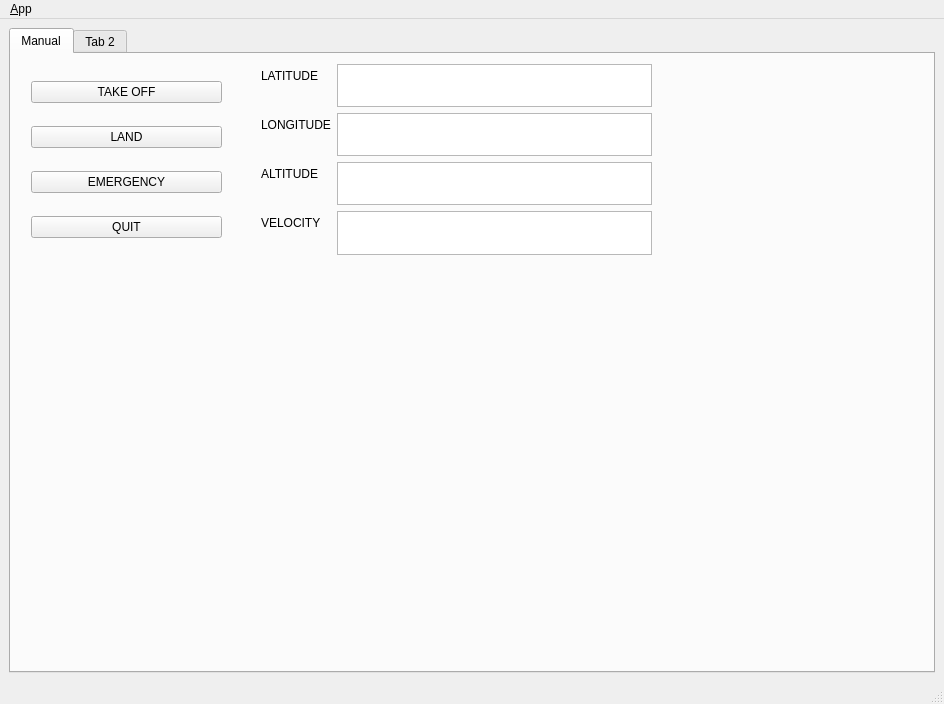
<?xml version="1.0" encoding="UTF-8"?>
<ui version="4.0">
 <class>MainWindowDesign</class>
 <widget class="QMainWindow" name="MainWindowDesign">
  <property name="geometry">
   <rect>
    <x>0</x>
    <y>0</y>
    <width>944</width>
    <height>704</height>
   </rect>
  </property>
  <property name="windowTitle">
   <string>QRosApp</string>
  </property>
  <property name="windowIcon">
   <iconset>
    <normaloff>:/images/icon.png</normaloff>:/images/icon.png</iconset>
  </property>
  <property name="locale">
   <locale language="English" country="Australia"/>
  </property>
  <widget class="QWidget" name="centralwidget">
   <layout class="QHBoxLayout">
    <item>
     <widget class="QTabWidget" name="tabWidget">
      <property name="currentIndex">
       <number>0</number>
      </property>
      <widget class="QWidget" name="ManualMode">
       <attribute name="title">
        <string>Manual</string>
       </attribute>
       <widget class="QWidget" name="verticalLayoutWidget">
        <property name="geometry">
         <rect>
          <x>20</x>
          <y>10</y>
          <width>191</width>
          <height>191</height>
         </rect>
        </property>
        <layout class="QVBoxLayout" name="verticalLayout_2">
         <item>
          <widget class="QPushButton" name="pushButton_takeoff">
           <property name="text">
            <string>TAKE OFF</string>
           </property>
          </widget>
         </item>
         <item>
          <widget class="QPushButton" name="pushButton_land">
           <property name="text">
            <string>LAND</string>
           </property>
          </widget>
         </item>
         <item>
          <widget class="QPushButton" name="pushButton_emergency">
           <property name="text">
            <string>EMERGENCY</string>
           </property>
          </widget>
         </item>
         <item>
          <widget class="QPushButton" name="pushButton">
           <property name="text">
            <string>QUIT</string>
           </property>
          </widget>
         </item>
        </layout>
       </widget>
       <widget class="QWidget" name="formLayoutWidget">
        <property name="geometry">
         <rect>
          <x>250</x>
          <y>10</y>
          <width>391</width>
          <height>191</height>
         </rect>
        </property>
        <layout class="QFormLayout" name="formLayout">
         <item row="0" column="0">
          <widget class="QLabel" name="label_latitude">
           <property name="text">
            <string>LATITUDE</string>
           </property>
          </widget>
         </item>
         <item row="0" column="1">
          <widget class="QListView" name="listView"/>
         </item>
         <item row="1" column="0">
          <widget class="QLabel" name="label_longitude">
           <property name="text">
            <string>LONGITUDE</string>
           </property>
          </widget>
         </item>
         <item row="1" column="1">
          <widget class="QListView" name="listView_3"/>
         </item>
         <item row="2" column="0">
          <widget class="QLabel" name="label_altitude">
           <property name="text">
            <string>ALTITUDE</string>
           </property>
          </widget>
         </item>
         <item row="2" column="1">
          <widget class="QListView" name="listView_2"/>
         </item>
         <item row="3" column="0">
          <widget class="QLabel" name="label_velocity">
           <property name="text">
            <string>VELOCITY</string>
           </property>
          </widget>
         </item>
         <item row="3" column="1">
          <widget class="QListView" name="listView_4"/>
         </item>
        </layout>
       </widget>
      </widget>
      <widget class="QWidget" name="AutoMode">
       <attribute name="title">
        <string>Tab 2</string>
       </attribute>
      </widget>
     </widget>
    </item>
   </layout>
  </widget>
  <widget class="QMenuBar" name="menubar">
   <property name="geometry">
    <rect>
     <x>0</x>
     <y>0</y>
     <width>944</width>
     <height>22</height>
    </rect>
   </property>
   <widget class="QMenu" name="menu_File">
    <property name="title">
     <string>&amp;App</string>
    </property>
    <addaction name="action_Preferences"/>
    <addaction name="separator"/>
    <addaction name="actionAbout"/>
    <addaction name="actionAbout_Qt"/>
    <addaction name="separator"/>
    <addaction name="action_Quit"/>
   </widget>
   <addaction name="menu_File"/>
  </widget>
  <widget class="QStatusBar" name="statusbar"/>
  <action name="action_Quit">
   <property name="text">
    <string>&amp;Quit</string>
   </property>
   <property name="shortcut">
    <string>Ctrl+Q</string>
   </property>
   <property name="shortcutContext">
    <enum>Qt::ApplicationShortcut</enum>
   </property>
  </action>
  <action name="action_Preferences">
   <property name="text">
    <string>&amp;Preferences</string>
   </property>
  </action>
  <action name="actionAbout">
   <property name="text">
    <string>&amp;About</string>
   </property>
  </action>
  <action name="actionAbout_Qt">
   <property name="text">
    <string>About &amp;Qt</string>
   </property>
  </action>
 </widget>
 <resources/>
 <connections>
  <connection>
   <sender>action_Quit</sender>
   <signal>triggered()</signal>
   <receiver>MainWindowDesign</receiver>
   <slot>close()</slot>
   <hints>
    <hint type="sourcelabel">
     <x>-1</x>
     <y>-1</y>
    </hint>
    <hint type="destinationlabel">
     <x>399</x>
     <y>299</y>
    </hint>
   </hints>
  </connection>
 </connections>
</ui>
